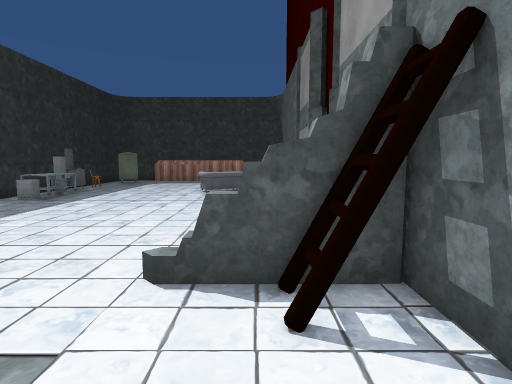
view 1 (above)

18 first-person views from a walk through a Unity game level. The camera is 1.5 m above the floor, tilts 6° down and sees 80° across. The floor is counted in squares, 1 m on a side. Each view is taken from the middle of a square. On the plan, view 1 faces up. The plan holds only what a view shows up to about 15 squares ahead; the rest is blank. The place goes on beyond the plan. The player character is not drawn. Some surface patterns are stand-ins.

view 2
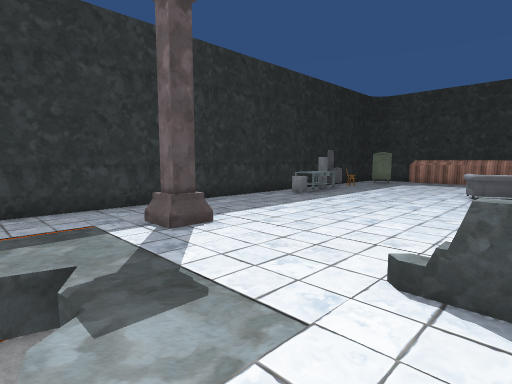

view 3
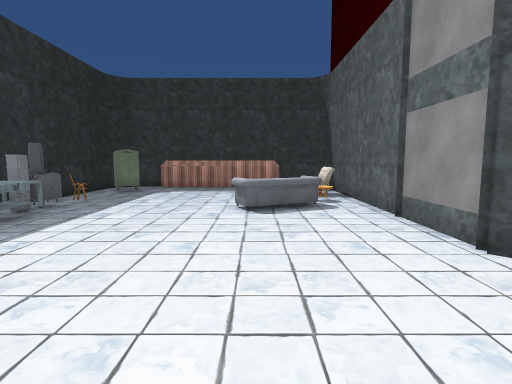

view 4
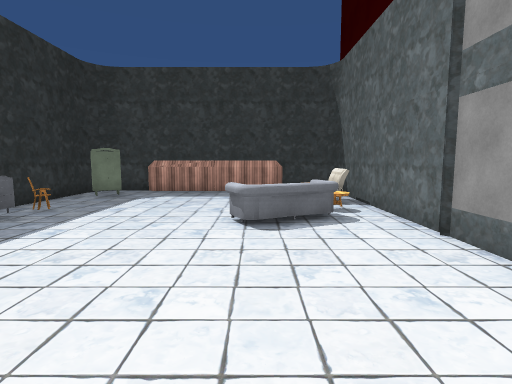

view 5
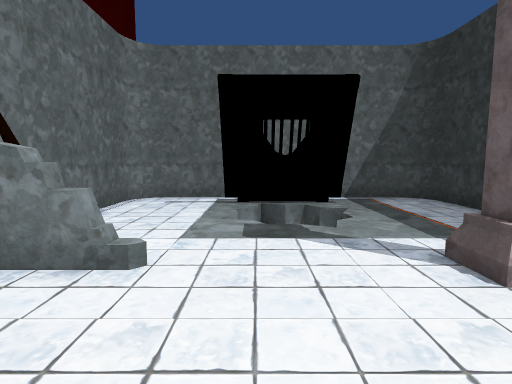

view 6
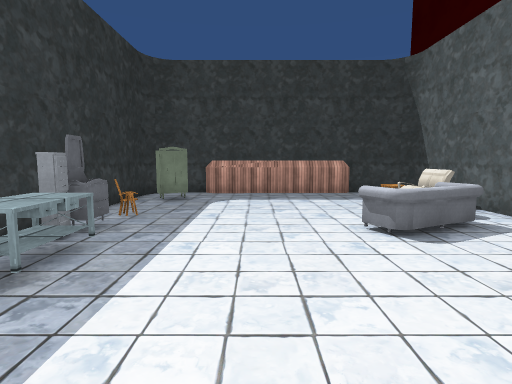

view 7
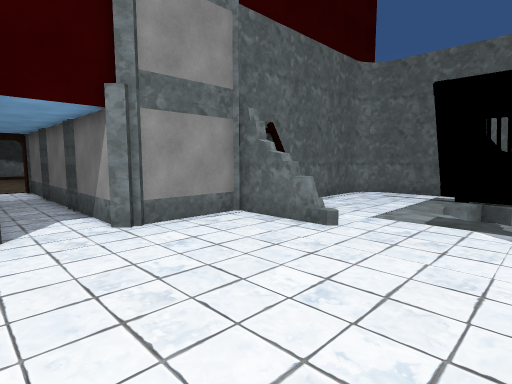

view 8
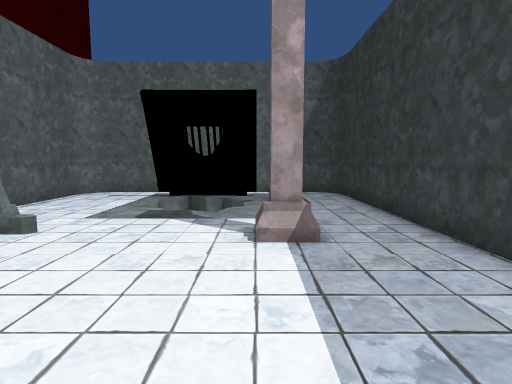

view 9
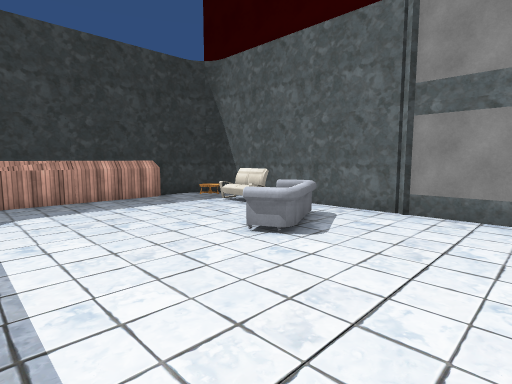

view 10
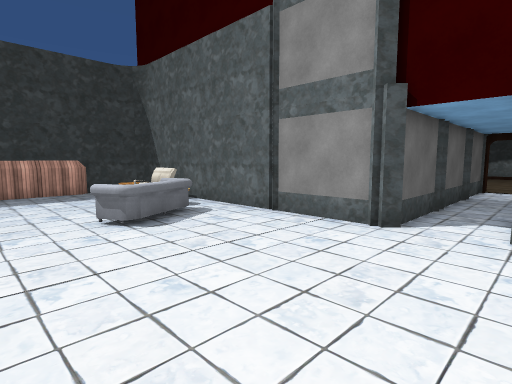

view 11
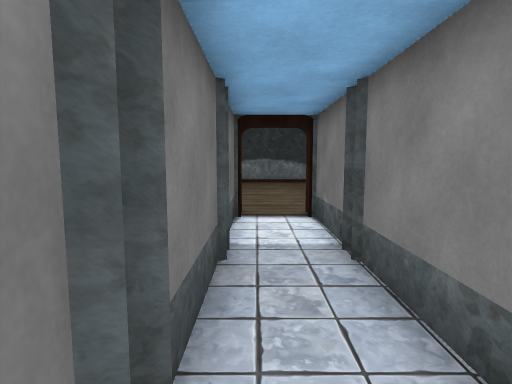

view 12
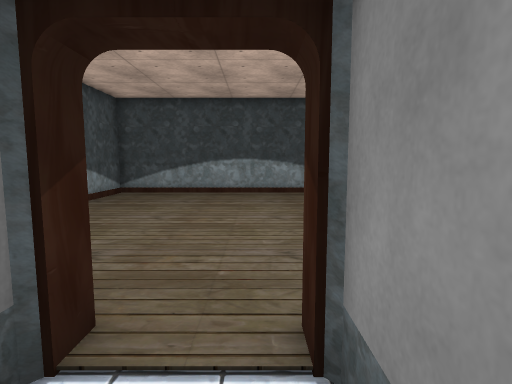

view 13
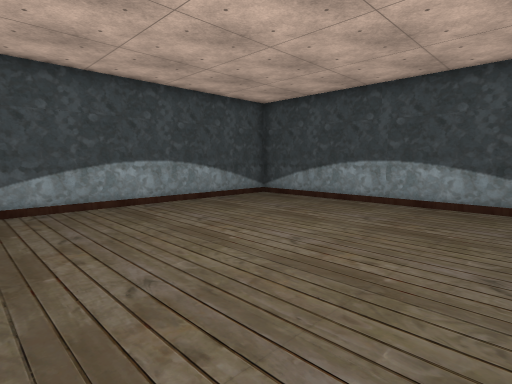

view 14
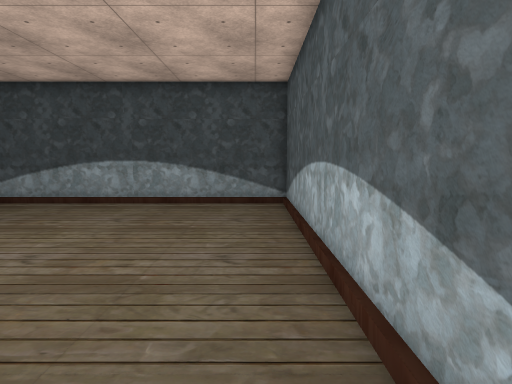

view 15
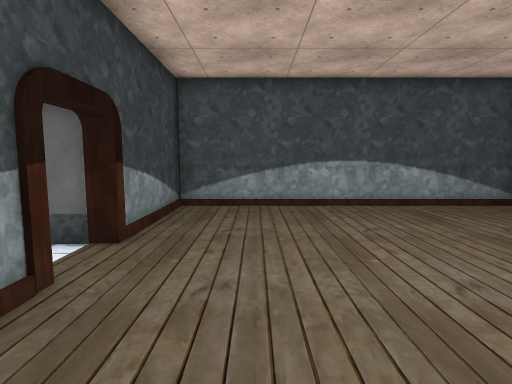

view 16
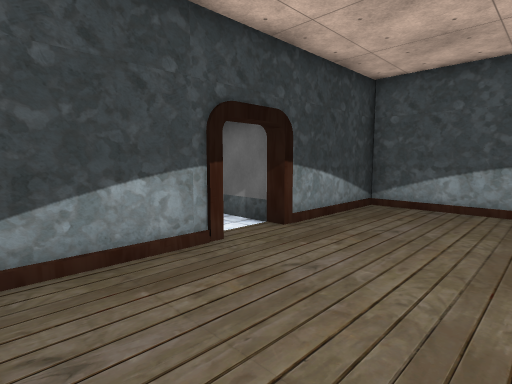

view 17
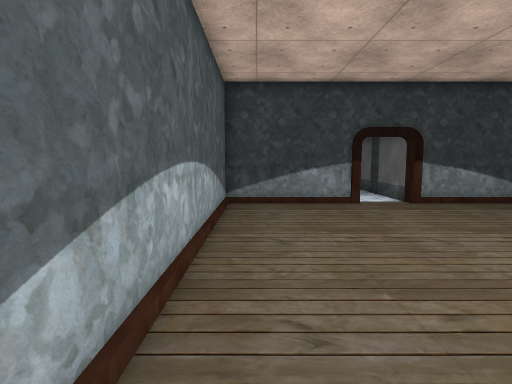

view 18
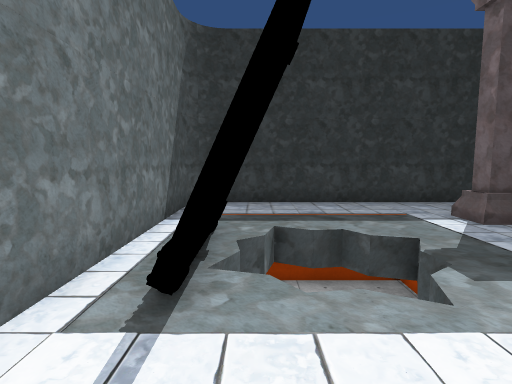

### Floor plan
Ten units are one square. View 1 is at (0, 0); x grows to the right and y downward. Boxes are objects, and circles mark ways between rooms. Rooms are numbered by the first view taken in them; rooms with no view inside come last. Other rooms are left out.
<svg viewBox="-103 -227 344 275">
<path fill="none" stroke="#000" d="M18 -100 18 -210M-10 -39 18 -39 18 -69M-2 -35 -2 -40M16 -129 20 -133M1 -35 1 -40M-98 -210 -98 33M-7 -221 -10 -218 -68 -218 -73 -222M18 33 18 -36 -6 -36 -6 -40M7 -221 -86 -221M-87 43 8 43M120 -96 22 -96M119 -76 124 -76 124 -29 236 -29 236 -141 124 -141 124 -94 119 -94M22 -74 120 -74M20 -94 17 -98M17 -72 20 -76"/>
<rect x="-95" y="-115" width="20" height="10" fill="#bbb"><title>closet</title></rect>
<rect x="-95" y="-135" width="20" height="20" fill="#bbb"><title>table</title></rect>
<rect x="-95" y="-145" width="10" height="10" fill="#bbb"><title>closet</title></rect>
<rect x="-95" y="-155" width="10" height="10" fill="#bbb"><title>mirror</title></rect>
<rect x="-95" y="-205" width="20" height="20" fill="#bbb"><title>closet</title></rect>
<rect x="-85" y="-165" width="10" height="10" fill="#bbb"><title>chair</title></rect>
<rect x="-75" y="-45" width="20" height="10" fill="#bbb"><title>column</title></rect>
<rect x="-65" y="15" width="10" height="20" fill="#bbb"><title>other object</title></rect>
<rect x="-45" y="15" width="30" height="20" fill="#bbb"><title>other object</title></rect>
<rect x="-35" y="-165" width="40" height="30" fill="#bbb"><title>other object</title></rect>
<rect x="5" y="-35" width="10" height="10" fill="#bbb"><title>other object</title></rect>
<rect x="5" y="-195" width="10" height="20" fill="#bbb"><title>other object</title></rect>
<circle cx="20" cy="-85" r="3" fill="#2a7"/>
<text x="-40" y="-90">1</text>
<text x="160" y="-90">2</text>
</svg>
Room 1 opens to room 2.

Where each view was taken, in squares from view 1:
view 1: 0 up, 0 right, facing up
view 2: 0 up, 0 right, facing up-left
view 3: 5 up, 2 left, facing up
view 4: 7 up, 2 left, facing up
view 5: 8 up, 3 left, facing down
view 6: 8 up, 5 left, facing up
view 7: 10 up, 5 left, facing down-right
view 8: 10 up, 6 left, facing down
view 9: 10 up, 7 left, facing up-right
view 10: 7 up, 5 left, facing up-right
view 11: 9 up, 4 right, facing right
view 12: 8 up, 10 right, facing right
view 13: 4 up, 13 right, facing up-right
view 14: 4 up, 13 right, facing right
view 15: 4 up, 15 right, facing up
view 16: 4 up, 17 right, facing up-left
view 17: 4 up, 23 right, facing left
view 18: 2 down, 1 right, facing left
